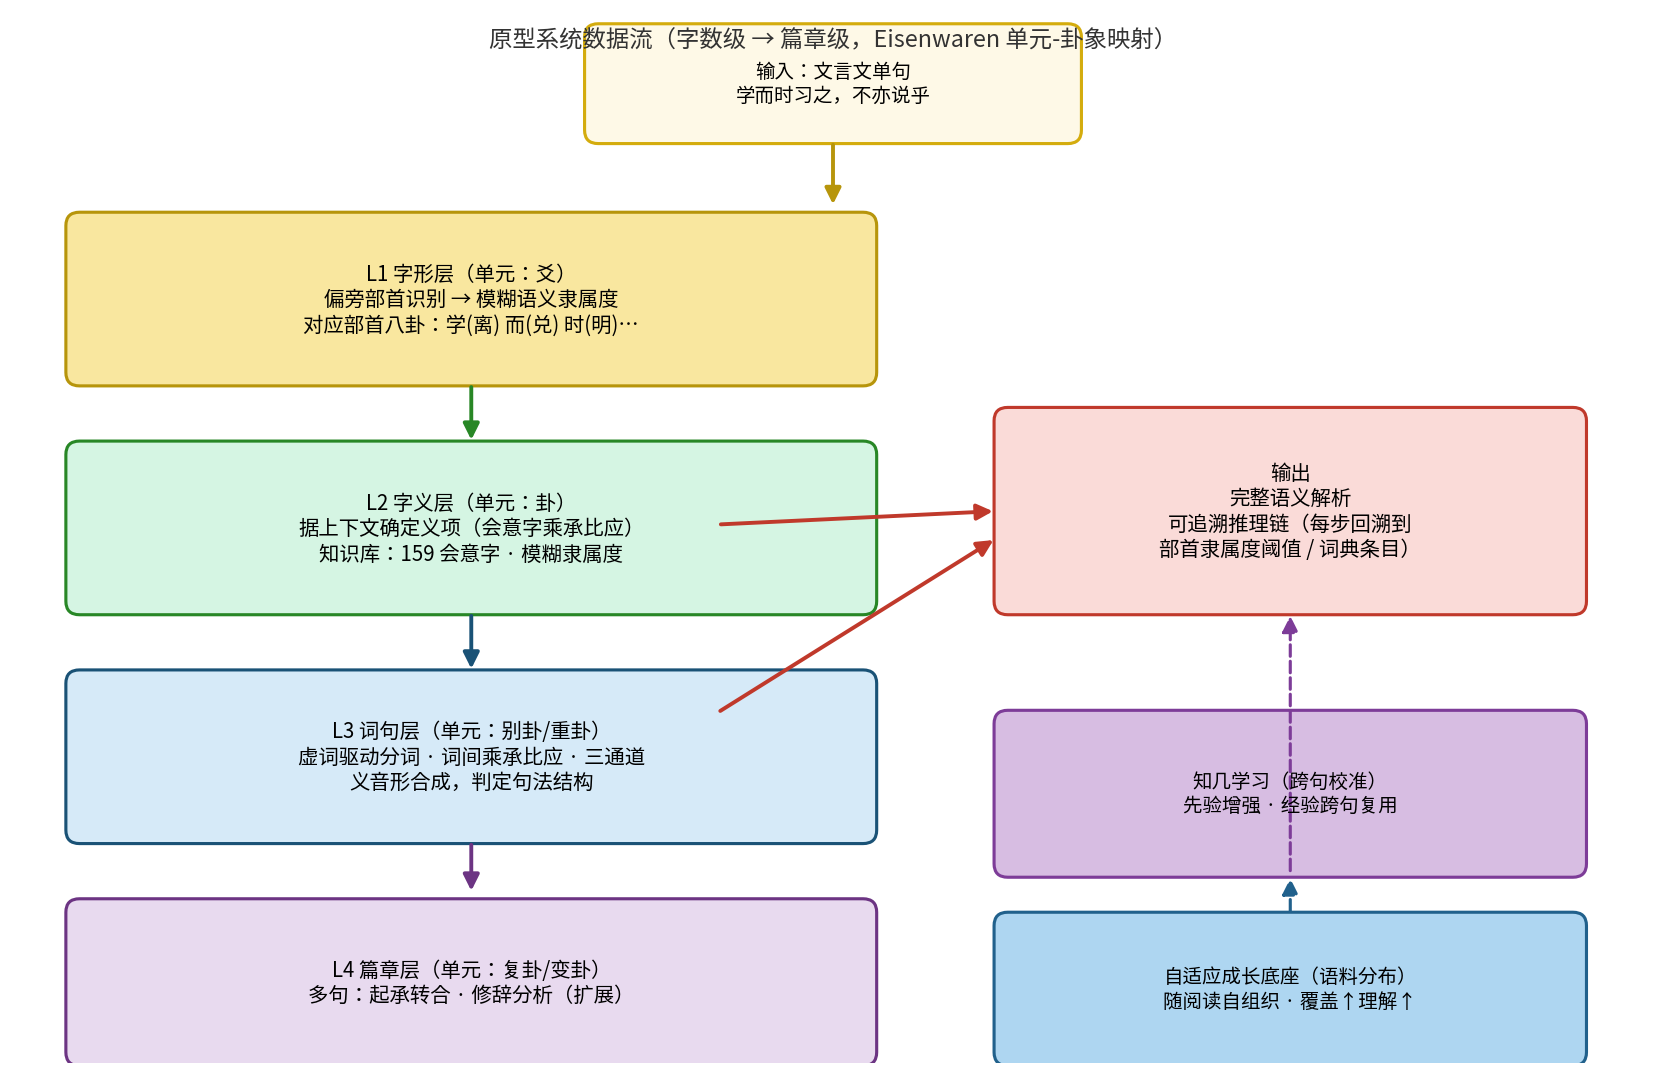

This figure's Python source:
#!/usr/bin/env python3
# -*- coding: utf-8 -*-
"""fig_arch_53.py — 论文图：§5.3 文言文单句语义解析原型系统架构"""
import matplotlib
matplotlib.use("Agg")
import matplotlib.pyplot as plt
import matplotlib.font_manager as fm
from matplotlib.patches import FancyBboxPatch, FancyArrowPatch

_CJK = "/usr/share/fonts/opentype/noto/NotoSansCJK-Regular.ttc"
_fon = fm.FontProperties(fname=_CJK)
plt.rcParams["font.sans-serif"] = [_fon.get_name()]
plt.rcParams["axes.unicode_minus"] = False

def fs(size=10, bold=False):
    p = fm.FontProperties(fname=_CJK, weight="bold" if bold else "normal")
    p.set_size(size)
    return p

fig, ax = plt.subplots(figsize=(12, 7.8))
ax.set_xlim(0, 12); ax.set_ylim(0, 7.8)
ax.axis("off")

def box(x, y, w, h, fc, ec, text, tfs=10.5, bold=True, tc="black", shadow=False, r=0.1):
    p = FancyBboxPatch((x, y), w, h, boxstyle=f"round,pad=0.02,rounding_size={r}",
                       fc=fc, ec=ec, lw=1.6)
    ax.add_patch(p)
    ax.text(x+w/2, y+h/2, text, ha="center", va="center",
            fontproperties=fs(tfs, bold), color=tc)

def arrow(x1, y1, x2, y2, color="#333", lw=1.8, ls="-"):
    a = FancyArrowPatch((x1, y1), (x2, y2), arrowstyle="-|>", mutation_scale=17,
                        color=color, lw=lw, linestyle=ls)
    ax.add_patch(a)

# ===== 输入 =====
box(4.2, 6.85, 3.6, 0.85, "#fef9e7", "#d4ac0d", "输入：文言文单句\n学而时习之，不亦说乎", tfs=10)
arrow(6.0, 6.85, 6.0, 6.35, color="#b7950b", lw=2)

# ===== L1 字形层 =====
box(0.4, 5.05, 5.9, 1.25, "#f9e79f", "#b7950b",
    "L1 字形层（单元：爻）\n偏旁部首识别 → 模糊语义隶属度\n对应部首八卦：学(离) 而(兑) 时(明)…", tfs=10.5)
arrow(3.35, 5.05, 3.35, 4.6, color="#288726", lw=2)

# ===== L2 字义层 =====
box(0.4, 3.35, 5.9, 1.25, "#d5f5e3", "#288726",
    "L2 字义层（单元：卦）\n据上下文确定义项（会意字乘承比应）\n知识库：159 会意字 · 模糊隶属度", tfs=10.5)
arrow(3.35, 3.35, 3.35, 2.9, color="#1a5276", lw=2)

# ===== L3 词句层 =====
box(0.4, 1.65, 5.9, 1.25, "#d6eaf8", "#1a5276",
    "L3 词句层（单元：别卦/重卦）\n虚词驱动分词 · 词间乘承比应 · 三通道\n义音形合成，判定句法结构", tfs=10.5)
arrow(3.35, 1.65, 3.35, 1.25, color="#6c3483", lw=2)

# ===== L4 篇章层 =====
box(0.4, 0.0, 5.9, 1.2, "#e8daef", "#6c3483",
    "L4 篇章层（单元：复卦/变卦）\n多句：起承转合 · 修辞分析（扩展）", tfs=10.5)

# ===== 右侧：输出 =====
box(7.2, 3.35, 4.3, 1.5, "#fadbd8", "#c0392b",
    "输出\n完整语义解析\n可追溯推理链（每步回溯到\n部首隶属度阈值 / 词典条目）", tfs=10.5)
# 从 L2/L3 汇聚到输出
arrow(5.15, 4.0, 7.2, 4.1, color="#c0392b", lw=2)
arrow(5.15, 2.6, 7.2, 3.9, color="#c0392b", lw=2)

# ===== 底部：双通道成长 + 知几 =====
box(7.2, 1.4, 4.3, 1.2, "#d7bde2", "#7d3c98",
    "知几学习（跨句校准）\n先验增强 · 经验跨句复用", tfs=10)
box(7.2, 0.0, 4.3, 1.1, "#aed6f1", "#21618c",
    "自适应成长底座（语料分布）\n随阅读自组织 · 覆盖↑理解↑", tfs=10)
arrow(9.35, 1.4, 9.35, 3.35, color="#7d3c98", lw=1.6, ls="--")
arrow(9.35, 1.1, 9.35, 1.4, color="#21618c", lw=1.6, ls="--")

ax.text(6.0, 7.55, "原型系统数据流（字数级 → 篇章级，Eisenwaren 单元-卦象映射）",
        ha="center", fontproperties=fs(12, True), color="#333")

plt.tight_layout()
plt.savefig("fig_arch_53.png", dpi=140, bbox_inches="tight")
print("已生成 fig_arch_53.png")
